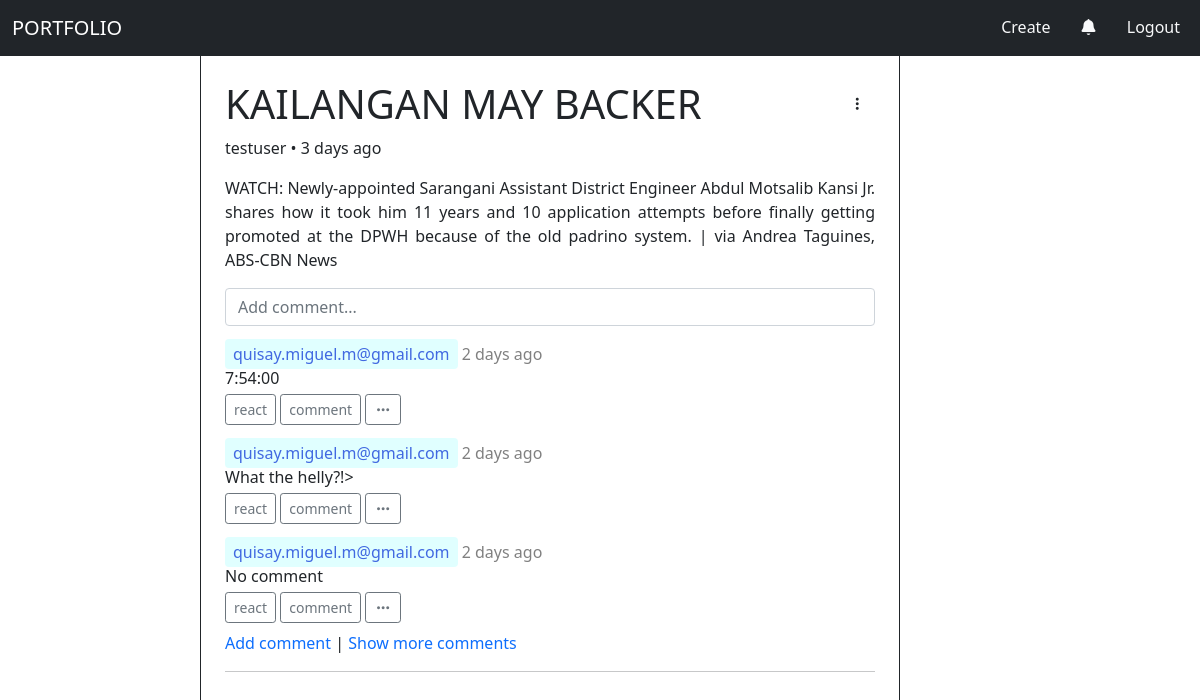
The page /views/pages/article.php?id=1 (signed in) on the database its author committed.
### tables this page shows
CREATE TABLE `posts` (
  `id` int(11) NOT NULL AUTO_INCREMENT,
  `title` varchar(255) NOT NULL,
  `body` longtext NOT NULL,
  `creator_id` int(11) NOT NULL,
  `created_at` datetime DEFAULT current_timestamp(),
  PRIMARY KEY (`id`)
);

CREATE TABLE `comments` (
  `id` int(11) NOT NULL AUTO_INCREMENT,
  `post_id` int(11) NOT NULL,
  `reply_id` int(11) DEFAULT NULL,
  `created_at` datetime DEFAULT current_timestamp(),
  `comment` longtext NOT NULL,
  `creator_id` int(11) NOT NULL,
  PRIMARY KEY (`id`)
);

### models/crud.php (called while the page is built, shortened)
<?php
include 'config.php';
function query($sql, $data=null) {
    global $db;
    $stmt = $db->prepare($sql);
    $stmt->execute($data);
    return $stmt;
}
function bindAuthor($rows) {
    foreach($rows as $key=>$row) {
    $sql = 'select username from users where id=?';
    $data = [$row['creator_id']];
    $author = query($sql, $data)->fetchColumn();
    $newRow = $row;
    $newRow['author'] = $author;
    $rows[$key] = $newRow;
    }
    return $rows;
}

### models/transform.php (called while the page is built, shortened)
<?php
function interval($start_time){
    $end_time = new DateTime();
    $interval = $start_time->diff($end_time);
    if($interval->y > 0) {
        return $interval->y . " year" . ($interval->y > 1 ? "s" : "") . " ago";
    } else if($interval->m > 0) {
        return $interval->m . " month" . ($interval->m > 1 ? "s" : "") . " ago";
    } else if($interval->d > 0) {
        return $interval->d . " day" . ($interval->d > 1 ? "s" : "") . " ago";
    } else if($interval->h > 0) {
        return $interval->h . " hour" . ($interval->h > 1 ? "s" : "") . " ago";
    } else if($interval->i > 0) {
        return $interval->i . " minute" . ($interval->i > 1 ? "s" : "") . " ago";
    } else {
        return $interval->s . " second" . ($interval->s > 1 ? "s" : "") . " ago";
    }
}

### views/components/display-comments.php (the view, shortened to what this page needs)
<?php
$sql = "SELECT * FROM comments WHERE post_id =? ORDER BY created_at desc";
$comments = query($sql, [$postID])->fetchAll();
$comments = bindAuthor($comments);
?>
<div class="comment-feed">
<?php
function displayComments($organizedComments){
    foreach($organizedComments as $comment){
        $time = interval(new DateTime($comment['created_at']));
        if(isset($comment['comment'])) { ?>
        <div id="comment-id-<?= htmlspecialchars($comment['id']) ?>" class="mt-3">
            <div class="comment-details">
                <p class="mb-0"><span class="p-1 px-2 rounded" style="background-color:lightCyan;color:royalBlue"><?= htmlspecialchars($comment['author']) ?></span> <span style="color:gray"><?= htmlspecialchars($time) ?></span></p>
            </div>
            <div id="comment-body-<?= $comment['id'] ?>" class="comment-content">
                <p class="mb-1"><?= htmlspecialchars($comment['comment']) ?></p>
            </div>
            <div class="comment-btns container-fluid px-0">
                <button class="btn btn-outline-secondary btn-sm shadow-none">react</button>
                <button type="button" class="btn btn-outline-secondary btn-sm shadow-none" onclick="showReplyForm(<?= $comment['id'] ?>)">comment</button>
                <div class="dropdown d-inline">
                    <button type="button" class="btn btn-outline-secondary btn-sm shadow-none" data-bs-toggle="dropdown"><i class="fa-solid fa-ellipsis"></i></button>
                </div>
            </div>
        </div>
        <?php }
    }
}
displayComments(organizeComments($comments));
 ?>
<div class="comment-feed-options mt-2">
    <span><a href="#" class="text-decoration-none">Add comment</a></span>
    <span> | </span>
    <span><a href="#" class="text-decoration-none">Show more comments</a></span>
</div>

### views/pages/article.php (shortened to what this page needs)
<?php
include '../../models/auth.php';
include_once '../../models/crud.php';
include '../../models/transform.php';
$postID = $_GET['id'];
$sql = "SELECT * FROM posts WHERE id=?";
$post = array(query($sql,[$postID])->fetch());
$post = bindAuthor($post)[0];
$time = interval(new DateTime($post['created_at']));
?>
<!DOCTYPE html>
<html lang="en">
<head>
    <link rel="stylesheet" href="https://cdn.jsdelivr.net/npm/bootstrap@5.0.1/dist/css/bootstrap.min.css">
    <link rel="stylesheet" href="https://cdnjs.cloudflare.com/ajax/libs/font-awesome/7.0.1/css/all.min.css">
    <link rel="stylesheet" href="../../styles.css">
</head>
<body>
<div class="main-container d-flex flex-column dvh-100">
    <div id="navbar-section">
        <?php include '../../views/components/navbar.php' ?>
    </div>
<div class="content-container flex-grow-1">
    <div class="row h-100 m-0">
    <div class="sidepanel col-md-2 h-100"></div>
    <div class="col-md-7 p-4 border-start border-end border-dark h-100">
    <?php if($post) { ?>
    <div class="d-flex flex-row justify-content-between">
        <h1 id="article-title-<?= $post['id'] ?>"><?= htmlspecialchars($post['title']) ?></h1>
            <div class="dropdown mt-2">
                <button type="button" class="btn  btn-outline-onhover btn-sm shadow-none" data-bs-toggle="dropdown"><i class="fa-solid fa-ellipsis-vertical"></i></button>
            </div>
    </div>
    <p><?= htmlspecialchars($post['author']) ?> <span> • <?= $time ?></span></p>
    <p class="content"><?= htmlspecialchars($post['body']) ?></p>
    <form class="commentPostForm" id="comment-form-<?= $post['id'] ?>" action="" onSubmit="submitComment(event,<?= $post['id'] ?>)">
        <input id="comment-box-<?= $post['id'] ?>" name="comment" type="text" class="form-control my-2" placeholder="Add comment...">
    </form>
    <div id="comment-section">
        <?php include '../components/display-comments.php' ?>
    </div>
    <hr>
    <?php }else{ ?>
        <p>Post not found.</p>
    <?php } ?>
    </div>
    </div>
    <div class="sidepanel col-md-3 h-100"></div>
</div>
</div>
</body>
</html>

### styles.css (style rules this page uses)
.content { text-align: justify !important; }
.dvh-100 { height: 100dvh; }

### rows shown on the page
posts: title "KAILANGAN MAY BACKER", created_at "3 days ago", body "WATCH: Newly-appointed Sarangani Assistant District Engineer Abdul Motsalib Kansi Jr. shares how it took him 11 years and 10 application attempts before finally getting promoted at the DPWH because of the old padrino system. | via Andrea Taguines, ABS-CBN News"
comments: author "quisay.miguel.m@gmail.com", time "2 days ago", comment "7:54:00"
comments: author "quisay.miguel.m@gmail.com", time "2 days ago", comment "What the helly?!>"
comments: author "quisay.miguel.m@gmail.com", time "2 days ago", comment "No comment"

### other values the page prints
$post['author'] "testuser"
